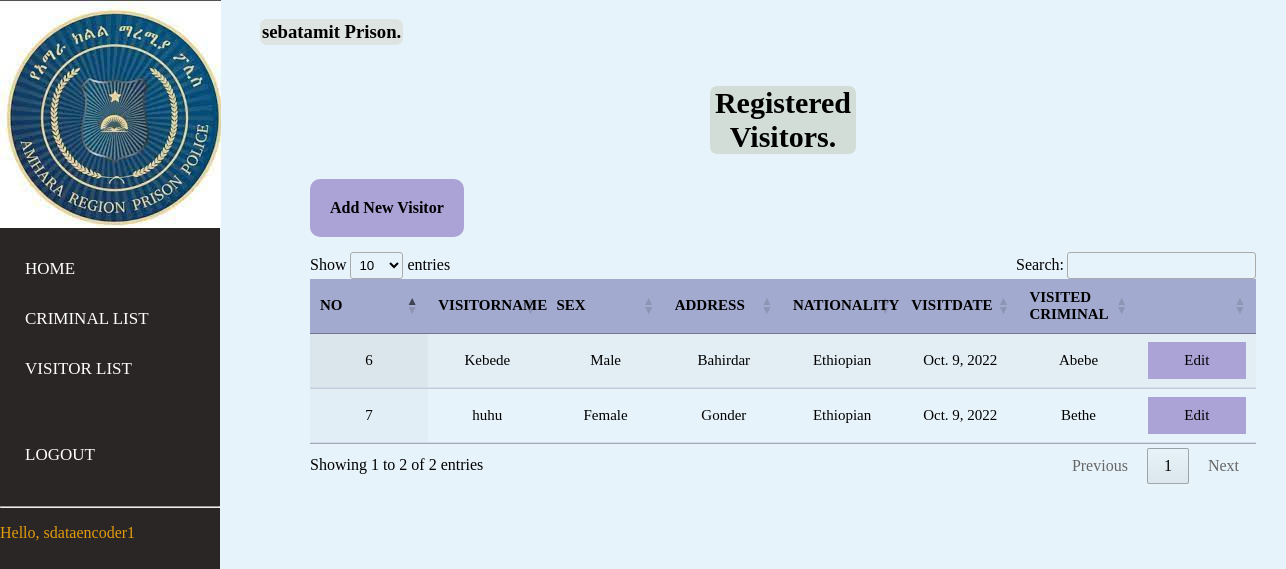
Page /visitor_list/ (signed in) on the committed database.
### account/models.py (models this page shows)
class User(AbstractUser):
    is_Admin = models.BooleanField(default=False)
    is_Manager = models.BooleanField(default=False)
    is_DataEncoder = models.BooleanField(default=False)
    is_SuperManager=models.BooleanField(default=False)
    phone = PhoneNumberField(unique = True, null = False, blank = False) # Here
    address = models.CharField(max_length=255,blank=True,null=True)
    email = models.EmailField(blank=True,null=True, unique=True)
    prison=models.ForeignKey(Prison, null=True, on_delete= models.SET_NULL,blank=True)

### prison/models.py (models this page shows)
class Prison(models.Model):
    PrisonName=models.CharField(max_length=200)
    Address=models.CharField(max_length=200)
    Region = models.ForeignKey(CentralPrison,null=True, on_delete=models.CASCADE)
    def __str__(self):
        return self.PrisonName

### record/models.py (models this page shows, shortened)
class Visitor(models.Model):
    Name=models.CharField(max_length=200,null=True)
    Gender=models.CharField(max_length=8 ,null=True )
    Address=models.CharField(max_length=200,null=True)
    Nationality=models.CharField(max_length=200,null=True)
    VisitDate=models.DateField(auto_now=True)
    CriminalName=models.ForeignKey(Criminal, null=True, on_delete= models.SET_NULL)
    createdby = models.ForeignKey(User,null=True, on_delete=models.CASCADE)

class Criminal(models.Model):
    CriminalName=models.CharField(max_length=200, null=True)
    Age=models.PositiveIntegerField( null=True)
    Height=models.FloatField( validators=[MinValueValidator(1), MaxValueValidator(2.5)],null=True)
    EyeColor=models.CharField(max_length=100,null=True)
    Gender=models.CharField(max_length=8,null=True)
    Nationality=models.CharField(max_length=100,null=True)
    EntranceDate=models.DateField(null=True)
    ReleasedDate=models.DateField(null=True)
    Guardian=models.CharField(max_length=100,null=True)
    Bloodtype=models.CharField(max_length=30,null=True)
    AssignedCellNumber=models.PositiveIntegerField(null=True)
    Status= models.BooleanField(default=True)
    ImprisonmentTime=models.PositiveIntegerField(null=True)
    Address=models.CharField(max_length=100,null=True)
    Category=models.CharField(max_length=20, null=True, choices=cat_choice, blank=True)
    CrimeDescription=models.TextField(max_length=200, null=True, blank=True)
    prison=models.ForeignKey(Prison,on_delete=models.CASCADE ,null=True)
    createdby = models.ForeignKey(User,null=True ,on_delete=models.CASCADE)
    def __str__(self):
        return self.CriminalName

### record/views.py (the view)
@login_required
@MAD_required()
def visitor_list(request):
    visitor = Visitor.objects.filter()
    context = {
        'visit': visitor
    }
    return render(request, 'visitor/visitor_list.html', context)

### record/templates/visitor/visitor_list.html (shortened to what this page needs)
 {% load static %} {% block content %}
<link rel="stylesheet" href="{% static 'css/all.css'%}">
<head>
    <link href="https://cdn.datatables.net/1.10.12/css/jquery.dataTables.css" rel="stylesheet" />
    <link href="https://cdn.datatables.net/buttons/1.2.2/css/buttons.dataTables.css" rel="stylesheet" />
</head>
{% include "../ex.html" %}
<div class="wrapper">
    <div class="section">
        <div class="box-area">
            {% if not request.user.is_superuser and not request.user.is_SuperManager %}
            <h3 style="float:left">{{ request.user.prison }} Prison. </h3><br><br>
            {% endif %}
            <section>
                <center> <h2 style="text-align: center;">Registered Visitors.</h2></center>
                {% if request.user.is_DataEncoder %}
                    <h4 ><a class="ab" href={% url 'visitor' %}>Add New Visitor</a></h4>
                {% endif %}
                <div class="container">
                    <table id="example" class="display" cellspacing="0" width="100%">
                        <thead>
                            <tr>
                                <th>NO</th>
                                <th>VisitorName</th>
                                <th>sex</th>
                                <th>Address</th>
                                <th>Nationality</th>
                                <th>VisitDate</th>
                                <th>Visited Criminal</th>
                                <th></th>
                            </tr>
                        </thead>
                        <tbody>
                            {% for vr in visit %}
                            <tr>
                                <td>{{ vr.id }}</td>
                                <td>{{ vr.Name }}</td>
                                <td>{{ vr.Gender }}</td>
                                <td>{{ vr.Address }}</td>
                                <td>{{ vr.Nationality }}</td>
                                <td>{{ vr.VisitDate }}</td>
                                <td>{{ vr.CriminalName}}</td>
                                <td>
                                    {% if request.user.is_DataEncoder %}
                                    <a class="update" href="{% url 'edit_visitor' vr.id %}">
                                    Edit</a>
                                    {% endif %}
                                </td>
                            </tr>
                            {% endfor %}
                        </tbody>
                    </table>
                </div>
        </div>
    </div>
</div>
{% endblock %}

### record/templates/ex.html (shortened to what this page needs)
{% load static %}
<!DOCTYPE html>
<html>
    <body>
<nav>
  <ul>
      <li class="logo" style="border-radius: 30px;"><img src="{% static "image/download.jpg" %}"></li>
    <br><br><br><br><br><br>
 <br>
    <li><a href="{% url 'index' %}">Home</a></li>
    {% if not request.user.is_superuser and not request.user.is_SuperManager %}
    <li><a href="{% url 'criminal_list' %}">Criminal List</a></li>
    {% endif %}
    {% if not request.user.is_superuser %}
    <li><a href="{% url 'visitor_list' %}">Visitor List</a></li>
    {% endif %}
    <br>
    <br>
    <li><a href="{% url 'logout' %}">Logout</a></li><br><hr>
    <p style=" margin-right:7px;color: rgb(226, 155, 11);">Hello, {{request.user}}</p>
  </ul>
</nav>
</body>
</html>

### record/static/css/all.css (style rules this page uses)
table { width: 100%; table-layout: fixed; font-family: 'montserrat'; }
th { padding: 20px 15px; text-align: left; font-weight: 500; font-size: 15px; color: rgb(0, 0, 0); background-color: rgba(0, 0, 107, 0.3); text-transform: uppercase; }
td { padding: 15px; text-align: left; vertical-align: middle; font-weight: 300; font-size: 15px; color: rgb(0, 0, 0); border-bottom: solid 1px rgba(45, 2, 176, 0.1); }
body { background: -webkit-linear-gradient(left, #25c481, #25b7c4); background: linear-gradient(to right, #25c481, #25b7c4); font-family: 'Roboto', sans-serif; }
section { margin: 50px; }

### record/templates/ex.html (style rules this page uses)
body { margin:0; padding:0; font-family:'montserrat'; background:rgb(231, 243, 250); }
.logo { height: 118px; width: 50px; }
nav { width: 50px; padding: 0; position: sticky; top: 0; z-index: 100; overflow: hidden; }
nav ul { margin:0; padding:0; height:100%; width:220px; justify-content: space-between; position:fixed; top:0; left:0; background-color:#2b2626; }
nav ul li { list-style:none; }
nav ul li a { display:block; font-family:'montserrat'; text-decoration:none; text-transform:uppercase; font-size:17px; color:#fff; position:relative; padding:15px 0px 15px 25px; }
nav ul li a:before { content:''; position:absolute; top:0; right:0; height:100%; background:#e3e9f7; border-radius:40px 0 0 40px; z-index:-1; }
.ab { float: left; margin-bottom: 15px; border-radius: 10px; background-color: rgb(171, 162, 214); padding: 20px; text-align: center; text-decoration: none; color: black; }
.wrapper { margin-left:260px; }
.section { display:grid; min-height:100vh; }
td,th { text-align: center; }
h2 { font-size:30px; background-color: rgb(210, 221, 216); margin-right: 400px; margin-left: 400px; border-radius: 7px; }
h3 { background-color: rgb(222, 228, 225);padding: 2px; border-radius: 7px; }
.container { margin-top: 15px; }
.update { background-color:rgb(171, 162, 214); color:black; padding: 10px; display: block; text-decoration: none; }
section { margin-left:50px; margin-right: 30px; display:relative; }

### rows in the picture
User: user "sdataencoder1", user.prison "sebatamit"
Visitor: id "6", Name "Kebede", Gender "Male", Address "Bahirdar", Nationality "Ethiopian", VisitDate "Oct. 9, 2022", CriminalName "Abebe"
Visitor: id "7", Name "huhu", Gender "Female", Address "Gonder", Nationality "Ethiopian", VisitDate "Oct. 9, 2022", CriminalName "Bethe"
